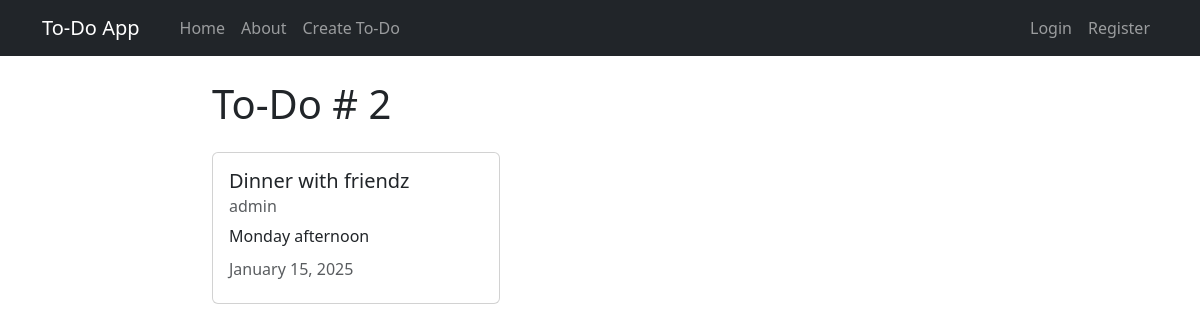
The app's page /todo/2/ with its own data.
### project_app/models.py (models this page shows, shortened)
class To_do(models.Model):
  title = models.CharField(max_length=100)
  description = models.TextField()  # No character limit
  author = models.ForeignKey(User, on_delete=models.CASCADE)  # A foreign key to the User model, linking each To-Do item to its unique creator. If the associated user is deleted, their To-Do items are also deleted.
  created_at = models.DateTimeField(auto_now_add=True)  # Automatically set when the To-Do is first created.
  updated_at = models.DateTimeField(auto_now=True)  # Automatically updated whenever the To-Do is updated.

### project_app/views.py (the view)
# urls.py: path('todo/<int:pk>/', views.ToDoDetailView.as_view(), name="project_detail"),  # Detail page: Displays details of a specific To-Do item identified by its primary key (pk)
class ToDoDetailView(DetailView):
    model = models.To_do

### project_app/templates/project_app/to_do_detail.html (shortened to what this page needs)
{% extends "project_app/base.html" %}
{% block content %}
<h1>To-Do # {{object.id}}</h1>
<div class="card my-4" style="width: 18rem;">
  <div class="card-body">
    <h5 class="card-title">{{ object.title }}</h5>
    <h6 class="card-subtitle mb-2 text-muted">{{ object.author }}</h6>
    <p class="card-text">{{ object.description }}</p>
    <h6 class="card-subtitle mb-2 text-muted">{{ object.updated_at|date:"F d, Y" }}</h6>
  </div>
</div>
{% endblock content %}

### records on screen
To_do: id "2", title "Dinner with friendz", author "admin", description "Monday afternoon", updated_at "January 15, 2025"
